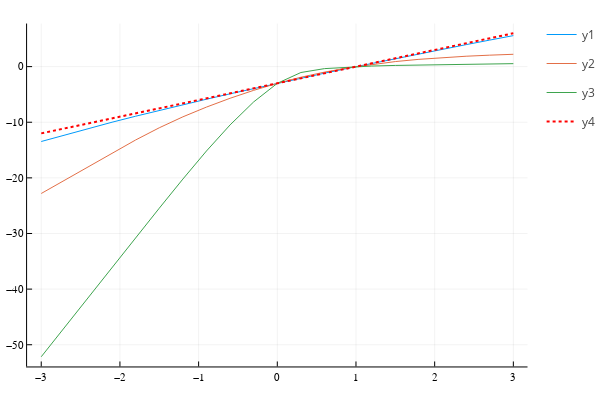

This figure's notebook cell:
### Code cell
plot(q, τ1)
plot!(q, τ2)
plot!(q, τ3)
plot!(q, 3*(q .- 1), line = :dot, c = :red, lw = 2)

### Figure 1 — Plotly figure (JSON) as saved in the notebook; plotly's stock layout.template omitted (floating-point values rounded to 4 significant figures)
{"data": [{"colorbar": {"title": ""}, "legendgroup": "y1", "line": {"color": "rgba(0, 154, 250, 1.000)", "dash": "solid", "shape": "linear", "width": 1}, "mode": "lines", "name": "y1", "showlegend": true, "type": "scatter", "x": [-3, -2.7, -2.4, -2.1, -1.8, -1.5, -1.2, -0.9, -0.6, -0.3, 0, 0.3, 0.6, 0.9, 1.2, 1.5, 1.8, 2.1, 2.4, 2.7, 3], "xaxis": "x", "y": [-13.46, -12.26, -11.11, -9.994, -8.916, -7.87, -6.852, -5.858, -4.886, -3.934, -3, -2.082, -1.18, -0.2928, 0.5811, 1.442, 2.291, 3.128, 3.954, 4.77, 5.575], "yaxis": "y", "zmax": null, "zmin": null}, {"colorbar": {"title": ""}, "legendgroup": "y2", "line": {"color": "rgba(227, 111, 71, 1.000)", "dash": "solid", "shape": "linear", "width": 1}, "mode": "lines", "name": "y2", "showlegend": true, "type": "scatter", "x": [-3, -2.7, -2.4, -2.1, -1.8, -1.5, -1.2, -0.9, -0.6, -0.3, 0, 0.3, 0.6, 0.9, 1.2, 1.5, 1.8, 2.1, 2.4, 2.7, 3], "xaxis": "x", "y": [-22.81, -20.37, -17.93, -15.52, -13.18, -10.99, -9.028, -7.273, -5.688, -4.262, -3, -1.909, -0.9878, -0.2232, 0.4031, 0.9091, 1.311, 1.624, 1.868, 2.061, 2.218], "yaxis": "y", "zmax": null, "zmin": null}, {"colorbar": {"title": ""}, "legendgroup": "y3", "line": {"color": "rgba(62, 164, 78, 1.000)", "dash": "solid", "shape": "linear", "width": 1}, "mode": "lines", "name": "y3", "showlegend": true, "type": "scatter", "x": [-3, -2.7, -2.4, -2.1, -1.8, -1.5, -1.2, -0.9, -0.6, -0.3, 0, 0.3, 0.6, 0.9, 1.2, 1.5, 1.8, 2.1, 2.4, 2.7, 3], "xaxis": "x", "y": [-52.16, -46.8, -41.44, -36.09, -30.75, -25.45, -20.22, -15.17, -10.48, -6.339, -3, -1.058, -0.3578, -0.06426, 0.1023, 0.216, 0.3026, 0.3733, 0.4337, 0.4868, 0.5347], "yaxis": "y", "zmax": null, "zmin": null}, {"colorbar": {"title": ""}, "legendgroup": "y4", "line": {"color": "rgba(255, 0, 0, 1.000)", "dash": "dot", "shape": "linear", "width": 2}, "mode": "lines", "name": "y4", "showlegend": true, "type": "scatter", "x": [-3, -2.7, -2.4, -2.1, -1.8, -1.5, -1.2, -0.9, -0.6, -0.3, 0, 0.3, 0.6, 0.9, 1.2, 1.5, 1.8, 2.1, 2.4, 2.7, 3], "xaxis": "x", "y": [-12, -11.1, -10.2, -9.3, -8.4, -7.5, -6.6, -5.7, -4.8, -3.9, -3, -2.1, -1.2, -0.3, 0.6, 1.5, 2.4, 3.3, 4.2, 5.1, 6], "yaxis": "y", "zmax": null, "zmin": null}], "layout": {"annotations": [], "height": 400, "legend_position": {"bgcolor": "rgba(255, 255, 255, 1.000)", "bordercolor": "rgba(0, 0, 0, 1.000)", "borderwidth": 1, "font": {"color": "rgba(0, 0, 0, 1.000)", "family": "sans-serif", "size": 11}, "title": {"font": {"color": "rgba(0, 0, 0, 1.000)", "family": "sans-serif", "size": 15}, "text": ""}, "tracegroupgap": 0, "traceorder": "normal", "x": 1, "xanchor": "auto", "y": 1, "yanchor": "auto"}, "margin": {"b": 20, "l": 0, "r": 0, "t": 20}, "paper_bgcolor": "rgba(255, 255, 255, 1.000)", "plot_bgcolor": "rgba(255, 255, 255, 1.000)", "showlegend": true, "width": 600, "xaxis": {"anchor": "y", "domain": [0.05101, 0.9934], "gridcolor": "rgba(0, 0, 0, 0.100)", "gridwidth": 0.5, "linecolor": "rgba(0, 0, 0, 1.000)", "mirror": false, "range": [-3.18, 3.18], "showgrid": true, "showline": true, "showticklabels": true, "tickangle": 0, "tickcolor": "rgb(0, 0, 0)", "tickfont": {"color": "rgba(0, 0, 0, 1.000)", "family": "sans-serif", "size": 11}, "tickmode": "array", "ticks": "inside", "ticktext": ["−3", "−2", "−1", "0", "1", "2", "3"], "tickvals": [-3, -2, -1, 0, 1, 2, 3], "title": "", "titlefont": {"color": "rgba(0, 0, 0, 1.000)", "family": "sans-serif", "size": 15}, "type": "-", "visible": true, "zeroline": false, "zerolinecolor": "rgba(0, 0, 0, 1.000)"}, "yaxis": {"anchor": "x", "domain": [0.03762, 0.9902], "gridcolor": "rgba(0, 0, 0, 0.100)", "gridwidth": 0.5, "linecolor": "rgba(0, 0, 0, 1.000)", "mirror": false, "range": [-53.9, 7.745], "showgrid": true, "showline": true, "showticklabels": true, "tickangle": 0, "tickcolor": "rgb(0, 0, 0)", "tickfont": {"color": "rgba(0, 0, 0, 1.000)", "family": "sans-serif", "size": 11}, "tickmode": "array", "ticks": "inside", "ticktext": ["−50", "−40", "−30", "−20", "−10", "0"], "tickvals": [-50, -40, -30, -20, -10, 0], "title": "", "titlefont": {"color": "rgba(0, 0, 0, 1.000)", "family": "sans-serif", "size": 15}, "type": "-", "visible": true, "zeroline": false, "zerolinecolor": "rgba(0, 0, 0, 1.000)"}}}
